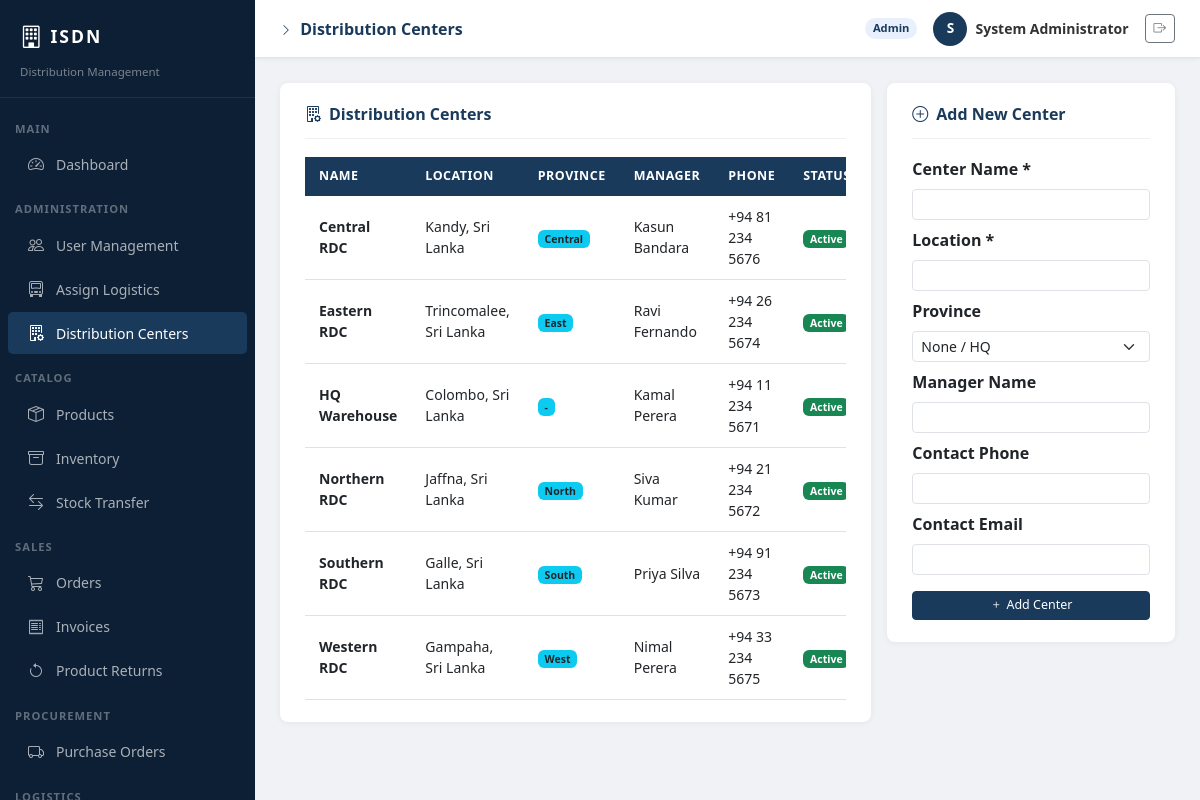
Screenshot of /distribution_centers.php (signed in) with the database file from the repository.
### tables this page shows
CREATE TABLE distribution_centers (
    id INT AUTO_INCREMENT PRIMARY KEY,
    name VARCHAR(100) NOT NULL,
    location VARCHAR(200) NOT NULL,
    province ENUM('North', 'South', 'East', 'West', 'Central', 'None') DEFAULT 'None',
    manager_name VARCHAR(100),
    contact_phone VARCHAR(20),
    contact_email VARCHAR(150),
    status ENUM('active','inactive') DEFAULT 'active',
    created_at TIMESTAMP DEFAULT CURRENT_TIMESTAMP
);

### distribution_centers.php (the view, shortened to what this page needs)
<?php
require_once BASE_URL . 'config/db.php';
$page_title = "Distribution Centers";
$centers = mysqli_query($conn, "SELECT * FROM distribution_centers ORDER BY name");
include BASE_URL . 'includes/header.php';
include BASE_URL . 'includes/sidebar.php';
include BASE_URL . 'includes/topbar.php';
?>
<div class="row g-3">
    <div class="col-xl-8">
        <div class="page-card">
            <div class="page-card-header"><h5><i class="bi bi-building-gear me-2"></i>Distribution Centers</h5></div>
            <div class="table-responsive">
                <table class="table table-hover mb-0">
                    <thead><tr><th>Name</th><th>Location</th><th>Province</th><th>Manager</th><th>Phone</th><th>Status</th><th></th></tr></thead>
                    <tbody>
                        <?php while ($c = mysqli_fetch_assoc($centers)): ?>
                        <tr>
                            <td><strong><?= htmlspecialchars($c['name']) ?></strong></td>
                            <td><?= htmlspecialchars($c['location']) ?></td>
                            <td><span class="badge bg-info text-dark"><?= $c['province'] !== 'None' ? $c['province'] : '-' ?></span></td>
                            <td><?= htmlspecialchars($c['manager_name'] ?? '-') ?></td>
                            <td><?= htmlspecialchars($c['contact_phone'] ?? '-') ?></td>
                            <td><span class="badge <?= $c['status']==='active'?'bg-success':'bg-secondary' ?>"><?= ucfirst($c['status']) ?></span></td>
                        </tr>
                        <?php endwhile; ?>
                    </tbody>
                </table>
            </div>
        </div>
    </div>
    <div class="col-xl-4">
        <div class="page-card">
            <div class="page-card-header"><h5><i class="bi bi-plus-circle me-2"></i>Add New Center</h5></div>
            <form method="POST">
                <div class="mb-2"><label class="form-label fw-semibold">Center Name *</label>
                    <input type="text" name="name" class="form-control form-control-sm" required></div>
                <div class="mb-2"><label class="form-label fw-semibold">Location *</label>
                    <input type="text" name="location" class="form-control form-control-sm" required></div>
                <div class="mb-2"><label class="form-label fw-semibold">Province</label>
                    <select name="province" class="form-select form-select-sm">
                        <option value="None">None / HQ</option>
                    </select>
                </div>
                <div class="mb-2"><label class="form-label fw-semibold">Manager Name</label>
                    <input type="text" name="manager_name" class="form-control form-control-sm"></div>
                <div class="mb-2"><label class="form-label fw-semibold">Contact Phone</label>
                    <input type="text" name="contact_phone" class="form-control form-control-sm"></div>
                <div class="mb-3"><label class="form-label fw-semibold">Contact Email</label>
                    <input type="email" name="contact_email" class="form-control form-control-sm"></div>
                <button type="submit" name="add_center" class="btn btn-primary btn-sm w-100">
                    <i class="bi bi-plus me-1"></i>Add Center
                </button>
            </form>
        </div>
    </div>
</div>
<?php include BASE_URL . 'includes/footer.php'; ?>

### header.php (shortened to what this page needs)
<!DOCTYPE html>
<html lang="en">
<head>
    <link href="https://cdn.jsdelivr.net/npm/bootstrap@5.3.0/dist/css/bootstrap.min.css" rel="stylesheet">
    <link href="https://cdn.jsdelivr.net/npm/bootstrap-icons@1.10.5/font/bootstrap-icons.css" rel="stylesheet">
</head>
<body>

### sidebar.php (shortened to what this page needs)
<?php
$role = $_SESSION['role'];
function is_active($file) {
    return basename($_SERVER['PHP_SELF']) === $file ? 'active' : '';
}
function is_active_path($path) {
    return strpos($_SERVER['PHP_SELF'], $path) !== false ? 'active' : '';
}
?>
<nav id="sidebar">
    <div class="sidebar-brand">
        <div class="d-flex align-items-center gap-2 mb-1">
            <i class="bi bi-building text-white" style="font-size:1.4rem;"></i>
            <h5>ISDN</h5>
        </div>
        <small>Distribution Management</small>
    </div>
    <ul class="nav flex-column mt-2 pb-4">
        <div class="sidebar-section">Main</div>
        <?php if ($role === 'admin'): ?>
        <li class="nav-item">
            <a class="nav-link <?= is_active('admin_dashboard.php') ?>" href="<?= BASE_URL ?>dashboards/admin_dashboard.php">
                <i class="bi bi-speedometer2"></i> Dashboard
            </a>
        </li>
        <?php endif; ?>
        <?php if ($role === 'admin'): ?>
        <div class="sidebar-section">Administration</div>
        <li class="nav-item">
            <a class="nav-link <?= is_active_path('modules/admin/users') ?>" href="<?= BASE_URL ?>modules/admin/users.php">
                <i class="bi bi-people"></i> User Management
            </a>
        </li>
        <li class="nav-item">
            <a class="nav-link <?= is_active_path('modules/admin/assign_logistics') ?>" href="<?= BASE_URL ?>modules/admin/assign_logistics.php">
                <i class="bi bi-truck-front"></i> Assign Logistics
            </a>
        </li>
        <li class="nav-item">
            <a class="nav-link <?= is_active_path('distribution_centers') ?>" href="<?= BASE_URL ?>modules/admin/distribution_centers.php">
                <i class="bi bi-building-gear"></i> Distribution Centers
            </a>
        </li>
        <?php endif; ?>
        <?php if (in_array($role, ['admin','ho_manager','rdc_staff'])): ?>
        <div class="sidebar-section">Catalog</div>
        <li class="nav-item">
            <a class="nav-link <?= is_active_path('products') ?>" href="<?= BASE_URL ?>modules/products/list.php">
                <i class="bi bi-box-seam"></i> Products
            </a>
        </li>
        <li class="nav-item">
            <a class="nav-link <?= is_active_path('inventory') ?>" href="<?= BASE_URL ?>modules/inventory/list.php">
                <i class="bi bi-archive"></i> Inventory
            </a>
        </li>
        <li class="nav-item">
            <a class="nav-link <?= is_active_path('transfer') ?>" href="<?= BASE_URL ?>modules/inventory/transfer.php">
                <i class="bi bi-arrow-left-right"></i> Stock Transfer
            </a>
        </li>
        <?php endif; ?>
        <?php if (in_array($role, ['admin','ho_manager','rdc_staff'])): ?>
        <div class="sidebar-section">Sales</div>
        <li class="nav-item">
            <a class="nav-link <?= is_active_path('orders') ?>" href="<?= BASE_URL ?>modules/orders/list.php">
                <i class="bi bi-cart3"></i> Orders
            </a>
        </li>
        <li class="nav-item">
            <a class="nav-link <?= is_active_path('invoices') ?>" href="<?= BASE_URL ?>modules/orders/invoices.php">
                <i class="bi bi-receipt"></i> Invoices
            </a>
        </li>
        <li class="nav-item">
            <a class="nav-link <?= is_active_path('modules/returns/list.php') ?>" href="<?= BASE_URL ?>modules/returns/list.php">
                <i class="bi bi-arrow-counterclockwise"></i> Product Returns
            </a>
        </li>
        <?php endif; ?>
        <?php if (in_array($role, ['admin','ho_manager','rdc_staff'])): ?>
        <div class="sidebar-section">Procurement</div>
        <li class="nav-item">
            <a class="nav-link <?= is_active_path('purchase_orders') ?>" href="<?= BASE_URL ?>modules/purchase_orders/list.php">
                <i class="bi bi-truck"></i> Purchase Orders
            </a>
        </li>
        <?php endif; ?>
        <?php if (in_array($role, ['admin','ho_manager','logistics_staff'])): ?>
        <div class="sidebar-section">Logistics</div>
        <?php endif; ?>
    </ul>
</nav>

### topbar.php (shortened to what this page needs)
<div id="topbar">
    <span class="topbar-title">
        <i class="bi bi-chevron-right me-1" style="font-size:.75rem;"></i>
        <?= $page_title ?? 'Dashboard' ?>
    </span>
    <div class="d-flex align-items-center gap-3">
        <span class="role-badge"><?= str_replace('_', ' ', $_SESSION['role']) ?></span>
        <div class="d-flex align-items-center gap-2">
            <div class="user-badge"><?= strtoupper(substr($_SESSION['user_name'], 0, 1)) ?></div>
            <span style="font-size:.875rem;font-weight:600;color:#333;"><?= htmlspecialchars($_SESSION['user_name']) ?></span>
        </div>
        <a href="<?= BASE_URL ?>auth/logout.php" class="btn btn-outline-secondary btn-sm">
            <i class="bi bi-box-arrow-right"></i>
        </a>
    </div>
</div>
<div id="content">

### footer.php (shortened to what this page needs)
</div>
</body>
</html>

### header.php (style rules this page uses)
body { background-color: #f0f2f5; font-family: 'Segoe UI', sans-serif; margin: 0; }
#sidebar { width: 255px; height: 100vh; background: #0d1f35; position: fixed; top: 0; left: 0; z-index: 1000; transition: all 0.3s; overflow-y: auto; }
.sidebar-brand { padding: 20px 20px 15px; border-bottom: 1px solid rgba(255,255,255,0.08); }
.sidebar-brand h5 { color: #fff; font-weight: 700; letter-spacing: 2px; margin: 0; font-size: 1.1rem; }
.sidebar-brand small { color: rgba(255,255,255,0.45); font-size: 0.72rem; }
.sidebar-section { padding: 15px 15px 5px; font-size: 0.7rem; text-transform: uppercase; letter-spacing: 1px; color: rgba(255,255,255,0.35); font-weight: 600; }
#sidebar .nav-link { color: rgba(255,255,255,0.65); padding: 9px 20px; font-size: 0.875rem; border-radius: 5px; margin: 1px 8px; display: flex; align-items: center; gap: 10px; transition: all 0.2s; }
#sidebar .nav-link:hover, #sidebar .nav-link.active { background: #1a3a5c; color: #fff; }
#sidebar .nav-link i { font-size: 1rem; width: 18px; }
#topbar { margin-left: 255px; background: #fff; border-bottom: 1px solid #e0e4ea; padding: 0 25px; height: 58px; display: flex; align-items: center; justify-content: space-between; position: sticky; top: 0; z-index: 999; box-shadow: 0 1px 4px rgba(0,0,0,0.06); }
.topbar-title { font-weight: 600; color: #1a3a5c; font-size: 1rem; }
.user-badge { background: #1a3a5c; color: #fff; border-radius: 50%; width: 34px; height: 34px; display: inline-flex; align-items: center; justify-content: center; font-weight: 700; font-size: 0.85rem; }
.role-badge { font-size: 0.7rem; padding: 2px 8px; border-radius: 20px; background: #e8f0fe; color: #1a3a5c; font-weight: 600; text-transform: capitalize; }
#content { margin-left: 255px; padding: 25px; min-height: calc(100vh - 58px); }
.page-card { background: #fff; border-radius: 8px; box-shadow: 0 1px 6px rgba(0,0,0,0.06); padding: 22px 25px; margin-bottom: 20px; }
.page-card-header { border-bottom: 1px solid #f0f0f0; padding-bottom: 14px; margin-bottom: 18px; display: flex; justify-content: space-between; align-items: center; }
.page-card-header h5 { margin: 0; font-weight: 700; color: #1a3a5c; font-size: 1rem; }
.table thead th { background: #1a3a5c; color: #fff; font-size: 0.78rem; text-transform: uppercase; letter-spacing: 0.5px; border: none; padding: 10px 14px; }
.table tbody td { font-size: 0.875rem; padding: 10px 14px; vertical-align: middle; }
.btn-primary { background: #1a3a5c; border-color: #1a3a5c; }
.btn-sm { font-size: 0.78rem; }

### rows the page displays
distribution_centers: name "Central RDC", location "Kandy, Sri Lanka", province "Central", manager_name "Kasun Bandara", contact_phone "+94 81 234 5676", status "Active"
distribution_centers: name "Eastern RDC", location "Trincomalee, Sri Lanka", province "East", manager_name "Ravi Fernando", contact_phone "+94 26 234 5674", status "Active"
distribution_centers: name "HQ Warehouse", location "Colombo, Sri Lanka", manager_name "Kamal Perera", contact_phone "+94 11 234 5671", status "Active"
distribution_centers: name "Northern RDC", location "Jaffna, Sri Lanka", province "North", manager_name "Siva Kumar", contact_phone "+94 21 234 5672", status "Active"
distribution_centers: name "Southern RDC", location "Galle, Sri Lanka", province "South", manager_name "Priya Silva", contact_phone "+94 91 234 5673", status "Active"
distribution_centers: name "Western RDC", location "Gampaha, Sri Lanka", province "West", manager_name "Nimal Perera", contact_phone "+94 33 234 5675", status "Active"

### other values shown
$page_title "Distribution Centers"
str_replace('_', ' ', $_SESSION['role']) "Admin"
substr($_SESSION['user_name'], 0, 1) "S"
$_SESSION['user_name'] "System Administrator"
